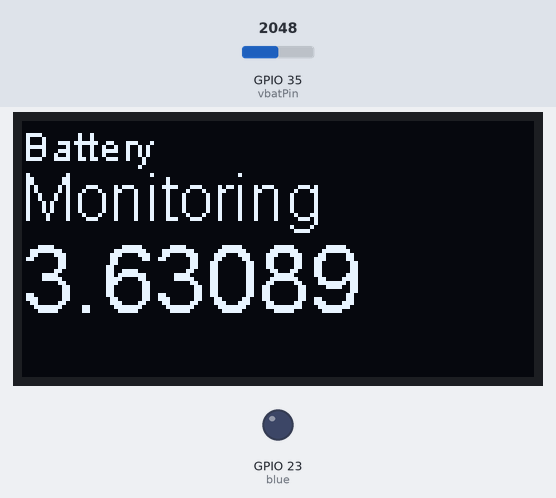
This sketch was run on a simulated ESP32. On the bench: 128×64 one-colour display, output pins drawn as LEDs (lit = HIGH). The test bench sets the inputs (shaded band); at power-on: GPIO 35 (vbatPin) = 2048. What the sketch prints to the serial monitor is not drawn.

Above: at 2.19 s.
2.2 s: GPIO 35 (vbatPin) set to 2866
At 3.21 s:
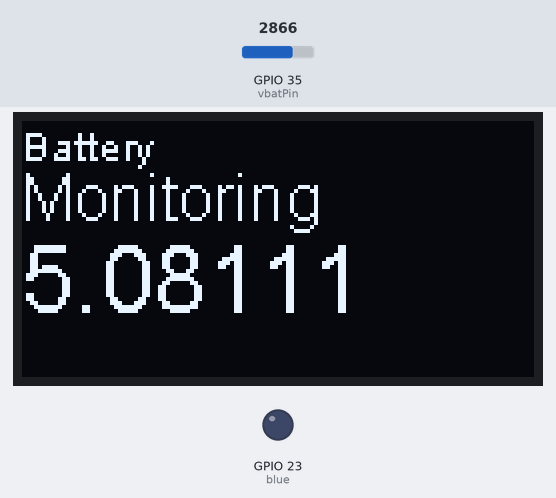
3.8 s: GPIO 35 (vbatPin) set to 3603
At 4.9 s:
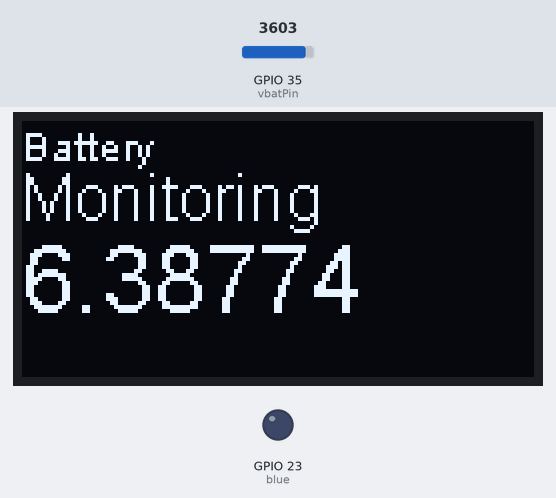
6.5 s: GPIO 35 (vbatPin) set to 4095
At 7.9 s:
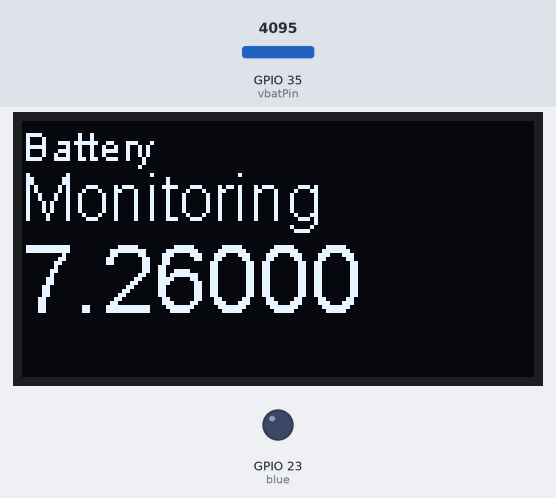
Timing chart, 0 to 15.6 s (numbered marks = the images above; inputs shaded):
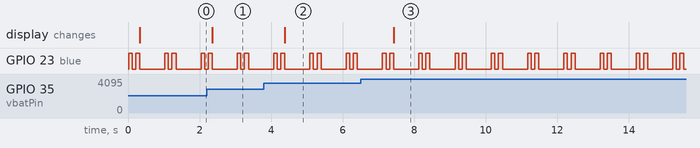

The sketch:

BaT_test_ssd1306.ino
```cpp
const uint8_t blue = 23;
const uint8_t vbatPin = 35;
#include <Wire.h>  // Only needed for Arduino 1.6.5 and earlier
#include "SSD1306.h" // alias for `#include "SSD1306Wire.h"`
float VBAT;  // battery voltage from ESP32 ADC read
SSD1306  display(0x3c, 21, 22);
void setup()
{
  Serial.begin(115200);
  pinMode(blue, OUTPUT);
  pinMode(vbatPin, INPUT);
  display.init();

  display.flipScreenVertically();
  display.setFont(ArialMT_Plain_10);
}
char string[25];
void drawFontFaceDemo(float Vbat) {
    // Font Demo1
    // create more fonts at http://oleddisplay.squix.ch/
    display.setTextAlignment(TEXT_ALIGN_LEFT);
    display.setFont(ArialMT_Plain_10);
    display.drawString(0, 0, "Battery");
    display.setFont(ArialMT_Plain_16);
    display.drawString(0, 10, "Monitoring");
    display.setFont(ArialMT_Plain_24);
    itoa(Vbat,string,10);
    sprintf(string,"%7.5f",Vbat);
    display.drawString(0, 26, string);
}

void loop()
{
  digitalWrite(blue, 1);
  delay(100);
  digitalWrite(blue, 0);
  delay(100);
  digitalWrite(blue, 1);
  delay(100);

  // Battery Voltage
  VBAT = (float)(analogRead(vbatPin)) / 4095*2*3.3*1.1;
  /*
  The ADC value is a 12-bit number, so the maximum value is 4095 (counting from 0).
  To convert the ADC integer value to a real voltage you’ll need to divide it by the maximum value of 4095,
  then double it (note above that Adafruit halves the voltage), then multiply that by the reference voltage of the ESP32 which
  is 3.3V and then vinally, multiply that again by the ADC Reference Voltage of 1100mV.
  */
  Serial.println("Vbat = "); Serial.print(VBAT); Serial.println(" Volts");
  display.clear();
  drawFontFaceDemo(VBAT);
   display.display();
  digitalWrite(blue, 0);
  delay(700);

}
```

Measured:
- after the input at 2.2 s, the display: changes after 0.16 s (image 1)
- after the input at 3.8 s, the display: changes after 0.59 s (image 2)
- after the input at 6.5 s, the display: changes after 0.93 s (image 3)
- by itself, GPIO 23 (blue): repeats every 1.0 s: LOW 0.10 s, HIGH 0.11 s, LOW 0.70 s, HIGH 0.10 s
